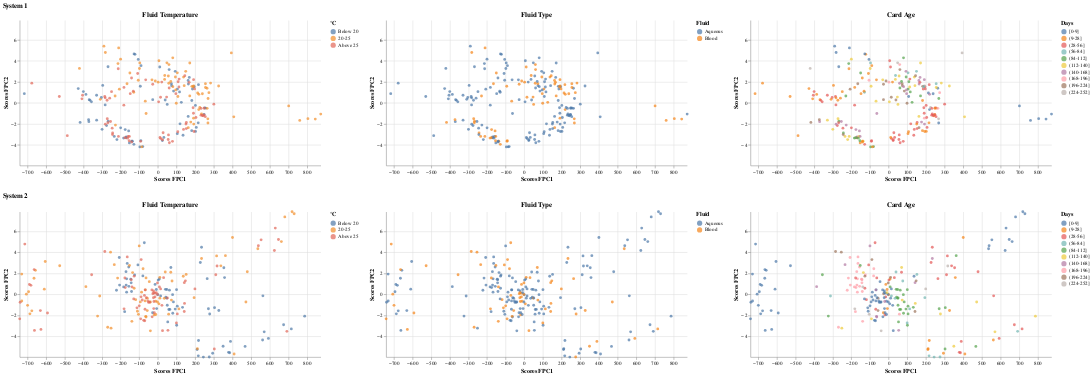

The code cell stored with this chart in its notebook:
### Markdown cell above
### System 1 versus System 2: Sensor B - Cal Window

### Code cell
pc_scores_s1_B_cal_window, pc_scores_s2_B_cal_window,fpca_s1_B_cal_window,fpca_s2_B_cal_window = fpca_two_inputs(B1_cal_window_combine_balanced.iloc[:,:-6], B2_cal_window_combine_balanced.iloc[:,:-6], color_fpc1_s1='tab:blue', color_fpc2_s1='tab:cyan', color_fpc1_s2='tab:orange', color_fpc2_s2='gold')
print("--------------------------------------------------- Bootstrap -------------------------------------------------------------------------------------------")
bc1,bc2 = bootstrap(B1_cal_window_combine_balanced, B2_cal_window_combine_balanced,"B","cal_window",features="FluidTempBin")
print("--------------------------------------------------- PCA Scores -------------------------------------------------------------------------------------------")
create_pc_scores_plots(pc_scores_s1_B_cal_window, pc_scores_s2_B_cal_window, B1_cal_window_combine_balanced, B2_cal_window_combine_balanced,features="FluidTempBin")

### Figure 1 — Vega-Lite specification as saved in the notebook (floating-point values rounded to 4 significant figures; data arrays with more than 128 entries replaced by an {"elided": "..."} marker saying what was removed)
{"config": {"view": {"continuousWidth": 300, "continuousHeight": 300, "stroke": null}}, "vconcat": [{"hconcat": [{"mark": {"type": "circle"}, "encoding": {"color": {"field": "FluidTempBin", "scale": {"domain": ["Below 20", "20-25", "Above 25"], "range": ["#4e79a7", "#f28e2b", "#e16759"]}, "sort": ["Below 20", "20-25", "Above 25"], "title": "°C", "type": "ordinal"}, "tooltip": [{"field": "TestID", "type": "quantitative"}, {"field": "PC1_Scores", "type": "quantitative"}, {"field": "PC2_Scores", "type": "quantitative"}, {"field": "FluidTempBin", "title": "Fluid Temperature", "type": "ordinal"}], "x": {"field": "PC1_Scores", "scale": {"domain": [-741.5, 873.6]}, "title": "Scores FPC1", "type": "quantitative"}, "y": {"field": "PC2_Scores", "scale": {"domain": [-5.979, 7.883]}, "title": "Scores FPC2", "type": "quantitative"}}, "height": 280, "title": "Fluid Temperature", "width": 580}, {"mark": {"type": "circle"}, "encoding": {"color": {"field": "FluidTypeBin", "scale": {"scheme": "tableau10"}, "title": "Fluid", "type": "nominal"}, "tooltip": [{"field": "TestID", "type": "quantitative"}, {"field": "PC1_Scores", "type": "quantitative"}, {"field": "PC2_Scores", "type": "quantitative"}, {"field": "FluidTypeBin", "title": "Fluid Type", "type": "nominal"}], "x": {"field": "PC1_Scores", "scale": {"domain": [-741.5, 873.6]}, "title": "Scores FPC1", "type": "quantitative"}, "y": {"field": "PC2_Scores", "scale": {"domain": [-5.979, 7.883]}, "title": "Scores FPC2", "type": "quantitative"}}, "height": 280, "title": "Fluid Type", "width": 580}, {"mark": {"type": "circle"}, "encoding": {"color": {"field": "CardAgeBin", "scale": {"scheme": "tableau10"}, "sort": ["[0-9]", "(9-28]", "(28-56]", "(56-84]", "(84-112]", "(112-140]", "(140-168]", "(168-196]", "(196-224]", "(224-252]"], "title": "Days", "type": "ordinal"}, "tooltip": [{"field": "TestID", "type": "quantitative"}, {"field": "PC1_Scores", "type": "quantitative"}, {"field": "PC2_Scores", "type": "quantitative"}, {"field": "CardAgeBin", "title": "Card Age", "type": "ordinal"}], "x": {"field": "PC1_Scores", "scale": {"domain": [-741.5, 873.6]}, "title": "Scores FPC1", "type": "quantitative"}, "y": {"field": "PC2_Scores", "scale": {"domain": [-5.979, 7.883]}, "title": "Scores FPC2", "type": "quantitative"}}, "height": 280, "title": "Card Age", "width": 580}], "data": {"name": "data-e9d57f7e0c7e867d0f993e243b5f9b7c"}, "resolve": {"scale": {"color": "independent"}}, "title": "System 1"}, {"hconcat": [{"mark": {"type": "circle"}, "encoding": {"color": {"field": "FluidTempBin", "scale": {"domain": ["Below 20", "20-25", "Above 25"], "range": ["#4e79a7", "#f28e2b", "#e16759"]}, "sort": ["Below 20", "20-25", "Above 25"], "title": "°C", "type": "ordinal"}, "tooltip": [{"field": "TestID", "type": "quantitative"}, {"field": "PC1_Scores", "type": "quantitative"}, {"field": "PC2_Scores", "type": "quantitative"}, {"field": "FluidTempBin", "title": "Fluid Temperature", "type": "ordinal"}], "x": {"field": "PC1_Scores", "scale": {"domain": [-741.5, 873.6]}, "title": "Scores FPC1", "type": "quantitative"}, "y": {"field": "PC2_Scores", "scale": {"domain": [-5.979, 7.883]}, "title": "Scores FPC2", "type": "quantitative"}}, "height": 280, "title": "Fluid Temperature", "width": 580}, {"mark": {"type": "circle"}, "encoding": {"color": {"field": "FluidTypeBin", "scale": {"scheme": "tableau10"}, "title": "Fluid", "type": "nominal"}, "tooltip": [{"field": "TestID", "type": "quantitative"}, {"field": "PC1_Scores", "type": "quantitative"}, {"field": "PC2_Scores", "type": "quantitative"}, {"field": "FluidTypeBin", "title": "Fluid Type", "type": "nominal"}], "x": {"field": "PC1_Scores", "scale": {"domain": [-741.5, 873.6]}, "title": "Scores FPC1", "type": "quantitative"}, "y": {"field": "PC2_Scores", "scale": {"domain": [-5.979, 7.883]}, "title": "Scores FPC2", "type": "quantitative"}}, "height": 280, "title": "Fluid Type", "width": 580}, {"mark": {"type": "circle"}, "encoding": {"color": {"field": "CardAgeBin", "scale": {"scheme": "tableau10"}, "sort": ["[0-9]", "(9-28]", "(28-56]", "(56-84]", "(84-112]", "(112-140]", "(140-168]", "(168-196]", "(196-224]", "(224-252]"], "title": "Days", "type": "ordinal"}, "tooltip": [{"field": "TestID", "type": "quantitative"}, {"field": "PC1_Scores", "type": "quantitative"}, {"field": "PC2_Scores", "type": "quantitative"}, {"field": "CardAgeBin", "title": "Card Age", "type": "ordinal"}], "x": {"field": "PC1_Scores", "scale": {"domain": [-741.5, 873.6]}, "title": "Scores FPC1", "type": "quantitative"}, "y": {"field": "PC2_Scores", "scale": {"domain": [-5.979, 7.883]}, "title": "Scores FPC2", "type": "quantitative"}}, "height": 280, "title": "Card Age", "width": 580}], "data": {"name": "data-e6d109bac469d8bfe520cde828e3e1fa"}, "resolve": {"scale": {"color": "independent"}}, "title": "System 2"}], "$schema": "https://vega.github.io/schema/vega-lite/v5.16.3.json", "datasets": {"data-e9d57f7e0c7e867d0f993e243b5f9b7c": {"elided": "216 records"}, "data-e6d109bac469d8bfe520cde828e3e1fa": {"elided": "216 records"}}}
